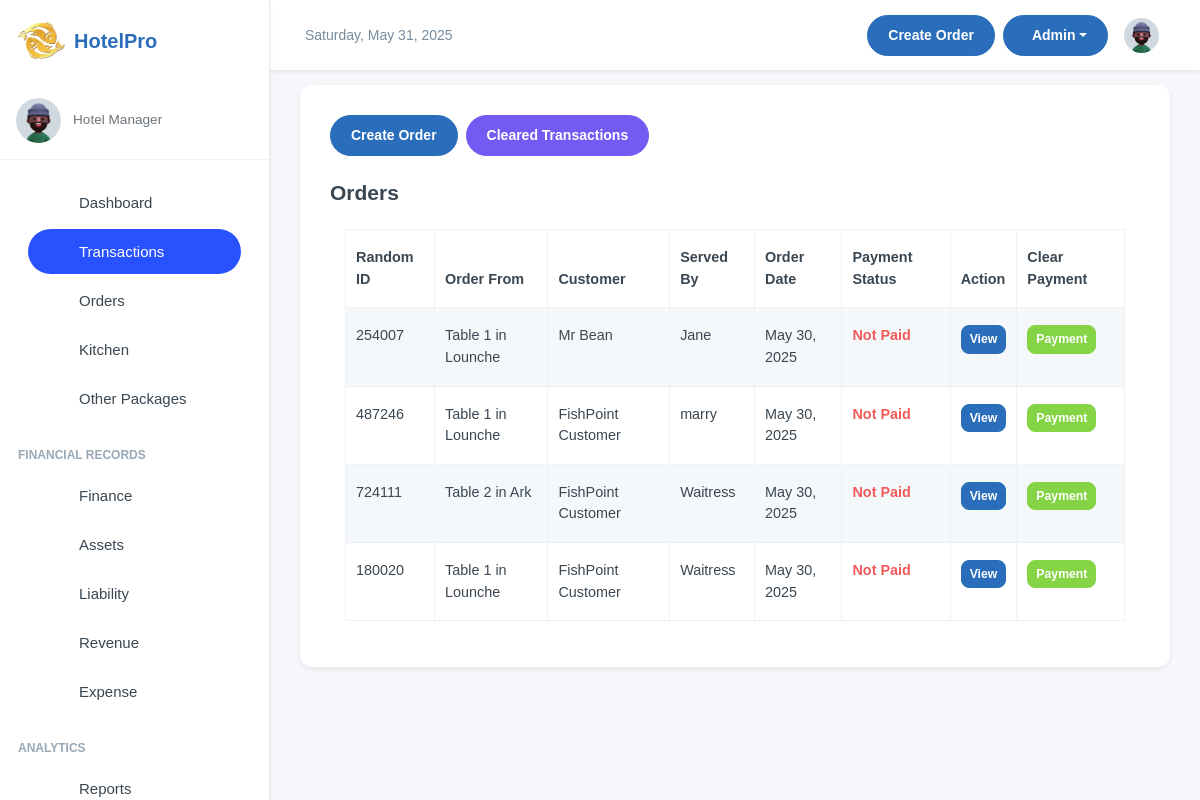
The page /manager/orders_transactions/ (signed in) on the database as committed earlier.
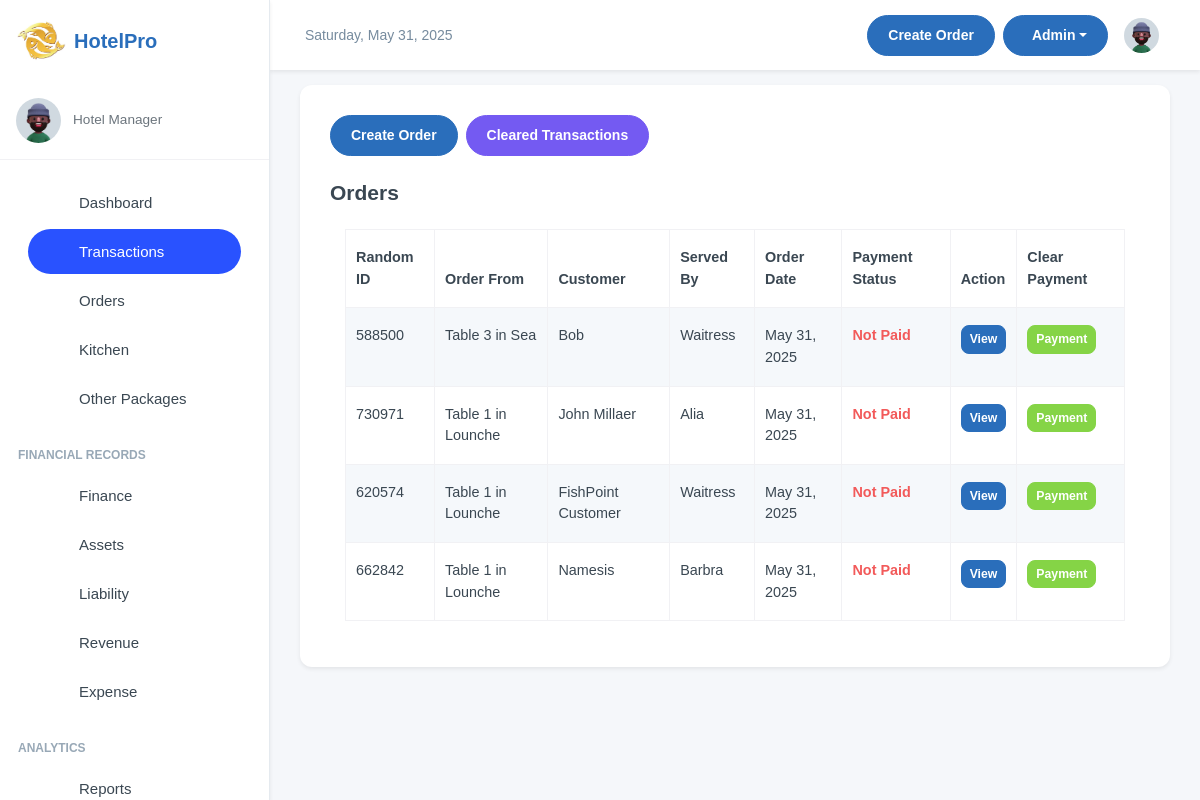
The same page on the database as committed later.
### inventory/models.py (models this page shows, shortened)
class OrderTransaction(models.Model):
    pay_mode = (
        ("NO PAYMENT", "NO PAYMENT"),
        ("CASH", "CASH"),
        ("MOMO PAY", "MOMO PAY"),
        ("AIRTEL PAY", "AIRTEL PAY"),
        ("BANK CARD", "BANK CARD"),
    )
    random_id = models.CharField(max_length=6, unique=True, editable=False, default=generate_random_id)
    customer_name = models.CharField(max_length=255, blank=True, null=True, default="FishPoint Customer")
    served_by = models.CharField(
        max_length=255, blank=True, null=True, default="Waitress")
    dining_area = models.ForeignKey(DiningArea, on_delete=models.SET_NULL, null=True, blank=True)
    table = models.ForeignKey(Table, on_delete=models.SET_NULL, null=True, blank=True )
    special_notes = models.TextField(default="Null")
    created = models.DateField(auto_now_add=True, blank=True, null=True)
    payment_mode = models.CharField(default="NO PAYMENT", max_length=50, choices=pay_mode)
    transaction_id = models.CharField(blank=True, null=True, max_length=100)
    created_by = models.ForeignKey(User, on_delete=models.SET_NULL, null=True, blank=True)
    updated = models.DateField(auto_now=True, blank=True, null=True)
    class Meta:
        ordering = ['-created']

class Table(models.Model):
    table_number = models.IntegerField()
    dining_area = models.ForeignKey(DiningArea, on_delete=models.CASCADE, related_name='tables')
    capacity = models.IntegerField()  # Number of seats at the table
    is_available = models.BooleanField(default=True)
    def __str__(self):
        return f"Table {self.table_number} in {self.dining_area.name}"

class DiningArea(models.Model):
    name = models.CharField(max_length=255)
    description = models.TextField(blank=True, null=True)

### inventory/views.py (the view)
# urls.py: path('orders_transactions/', views.orderTransactions, name='order_transactions'),
@login_required(login_url="/user/login/")
def orderTransactions(request):
    orders_list = OrderTransaction.objects.using('default').filter(payment_mode="NO PAYMENT").order_by('-updated', '-id')
    paginator = Paginator(orders_list, 10)
    page_number = request.GET.get('page')
    orders_list = paginator.get_page(page_number)
    return render(request, "ordertransactions.html", {"orders_list":orders_list})

### inventory/templates/ordertransactions.html (shortened to what this page needs)
{% extends 'base.html' %}
{% block content %}
<div class="card">
    <div class="card-body">
        <div class="d-flex flex-wrap justify-content-between align-items-center mb-4">
            <div class="d-flex flex-wrap gap-2 mb-3 mb-md-0">
                <a href="/manager/add-order/" class="btn btn-primary">
                     Create Order
                </a>
                <a href="/manager/cleared_transactions/" class="btn btn-info">
                     Cleared Transactions
                </a>
            </div>
        </div>
        <h4 class="fw-semibold mb-2">Orders</h4>
        <div class="container mt-2">
            <table class="table table-striped table-bordered">
                <thead class="bg-dark text-light">
                    <tr>
                        <th>Random ID</th>
                        <th>Order From</th>
                        <th>Customer</th>
                        <th>Served By</th>
                        <th>Order Date</th>
                        <th>Payment Status</th>
                        <th>Action</th>
                        <th>Clear Payment</th>
                    </tr>
                </thead>
                <tbody>
                    {% for order in orders_list %}
                    {% if order.payment_mode == "NO PAYMENT" %}
                    <tr>
                        <td>{{ order.random_id }}</td>
                        <td>{{ order.table }}</td>
                        <td>{{ order.customer_name }}</td>
                        <td>{{ order.served_by }}</td>
                        <td>{{ order.created }}</td>
                        <td class="text-danger fw-semibold">Not Paid</td>
                        <td>
                            <a href="/manager/orders_transactions/{{ order.id }}"
                                class="btn btn-primary btn-sm">View</a>
                        </td>
                        <td>
                            <button class="btn btn-success btn-sm" data-toggle="modal" data-target="#paymentModal"
                                data-order-id="{{ order.id }}" data-random-id="{{ order.random_id }}">
                                Payment
                            </button>
                        </td>
                    </tr>
                    {% endif %}
                    {% endfor %}
                </tbody>
            </table>
        </div>
    </div>
</div>
{% endblock content %}

Rows that differ between the two databases and show on the page:
removed OrderTransaction: random_id "254007", table "Table 1 in Lounche", customer_name "Mr Bean", served_by "Jane", created "May 30, 2025"
removed OrderTransaction: random_id "487246", table "Table 1 in Lounche", customer_name "FishPoint Customer", served_by "marry", created "May 30, 2025"
removed OrderTransaction: random_id "724111", table "Table 2 in Ark", customer_name "FishPoint Customer", served_by "Waitress", created "May 30, 2025"
removed OrderTransaction: random_id "180020", table "Table 1 in Lounche", customer_name "FishPoint Customer", served_by "Waitress", created "May 30, 2025"
added OrderTransaction: random_id "588500", table "Table 3 in Sea", customer_name "Bob", served_by "Waitress", created "May 31, 2025"
added OrderTransaction: random_id "730971", table "Table 1 in Lounche", customer_name "John Millaer", served_by "Alia", created "May 31, 2025"
added OrderTransaction: random_id "620574", table "Table 1 in Lounche", customer_name "FishPoint Customer", served_by "Waitress", created "May 31, 2025"
added OrderTransaction: random_id "662842", table "Table 1 in Lounche", customer_name "Namesis", served_by "Barbra", created "May 31, 2025"
